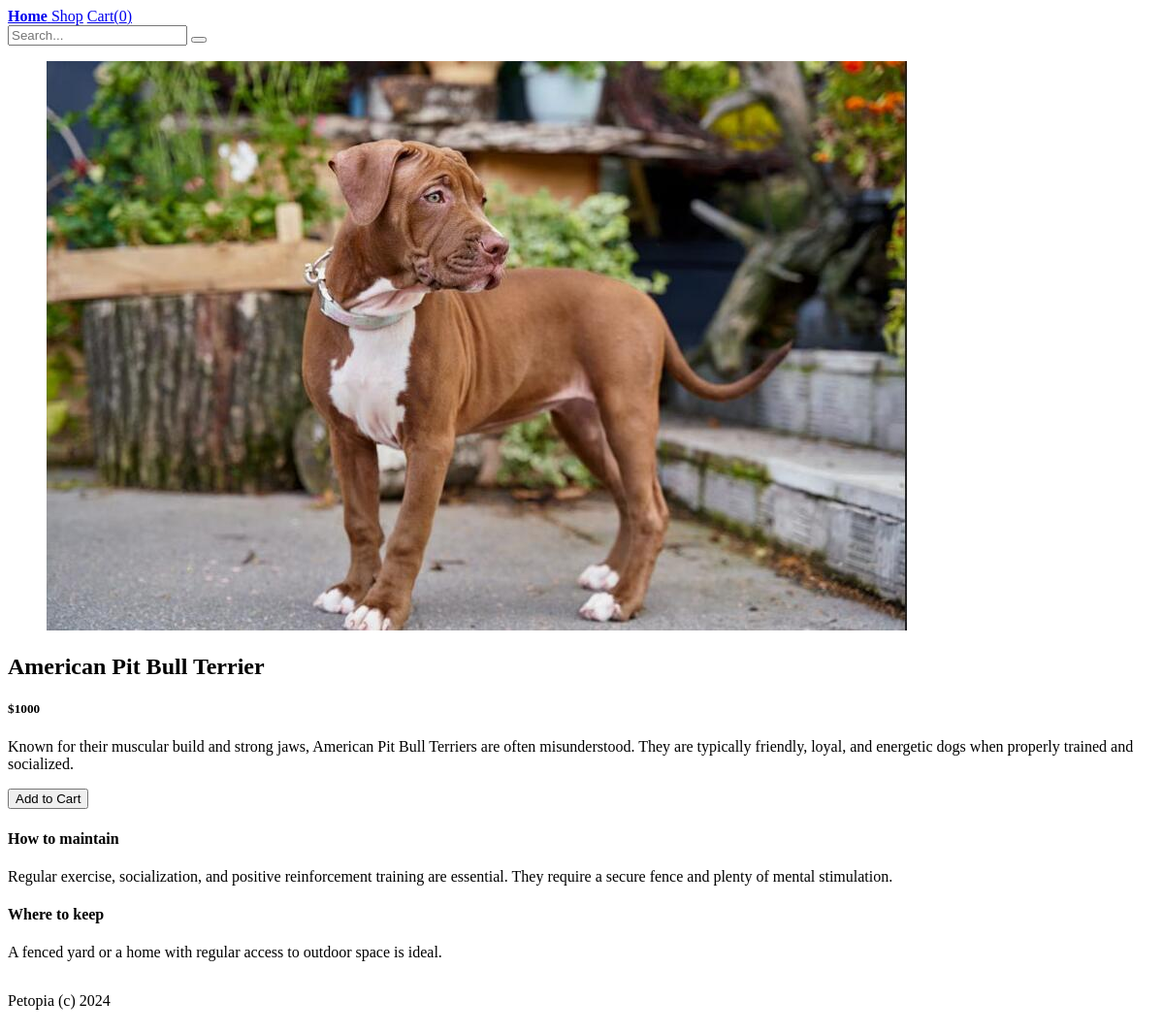
The app's page /details/terrier with its own data.
### petopia/shop/models.py (models this page shows, shortened)
class Product(db.Model):
    id = db.Column(db.Integer, primary_key=True)
    category_id = db.Column(db.Integer, db.ForeignKey('category.id', ondelete='CASCADE'), nullable=False, unique=False)
    category = db.relationship('Category', back_populates='products')
    name = db.Column(db.String(30), nullable=False, unique=True)
    slug = db.Column(db.String(300), nullable=False, unique=True)
    description = db.Column(db.Text, nullable=False, unique=False)
    how_to_maintain = db.Column(db.Text, nullable=True, unique=False)
    where_to_keep = db.Column(db.Text, nullable=True, unique=False)
    image = db.Column(db.String(128), nullable=True, unique=True)
    price = db.Column(db.Integer(), nullable=False, unique=False, default=1000)
    order_items = db.relationship('OrderItem', back_populates='products', cascade='all, delete, delete-orphan')

### petopia/shop/routes.py (the view)
@shop.route('/details/<slug>', methods=['POST', 'GET'])
def details(slug):
    product = Product.query.filter_by(slug=slug).first_or_404()
    if request.method == 'POST':
        item = request.form.get('product_id', None)
        if item:
            cart = Cart(session)
            cart.add_or_update(item)
        return render_template('parts/cart_menu.html')
    return render_template('details.html', product=product)

### petopia/__init__.py (called while the page is built)
@app.context_processor
def cart_context():
    cart_obj = Cart(session)
    return dict(cart_context=cart_obj)

### petopia/shop/models.py (called while the page is built)
    def __len__(self):
        return sum(int(item['quantity']) for item in self.cart.values())

### petopia/templates/details.html (shortened to what this page needs)
{% extends 'base.html' %}
{% block content %}
<div class="my-2 py-2">
  <div class="columns">
    <div class="column col-6 col-md-12">
      {% if product.image %}
        <figure class="figure">
          <img loading="lazy" class="img-responsive img-fit-cover" src="{{url_for('static', filename=product.image)}}">
        </figure>
      {% endif %}
    </div>
    <div class="column col-6 col-md-12">
      <div class="container">
        <div class="my-2 py-2">
          <h2>{{product.name}}</h2>
          <h5>${{product.price}}</h5>
          <p>{{product.description}}</p>
        </div>
      </div>
    </div>
  </div>
  <div class="my-2 py-2">
    <form
      hx-post="{{url_for('shop.details', slug=product.slug)}}"
      hx-target="#cartMenu"
      hx-swap="outerHTML"
    >
      <button type="submit" class="btn btn-primary">Add to Cart</button>
    </form>
  </div>
  <div class="columns py-2">
    <div class="column col-12">
      {% if product.how_to_maintain %}
        <h4>How to maintain</h4>
        <p>{{product.how_to_maintain}}</p>
      {% endif %}
    </div>
    <div class="column col-12">
      {% if product.where_to_keep %}
        <h4>Where to keep</h4>
        <p>{{product.where_to_keep}}</p>
      {% endif %}
    </div>
  </div>
</div>
{% endblock content %}

### records on screen
Product: image (picture), name "American Pit Bull Terrier", price "1000", description "Known for their muscular build and strong jaws, American Pit Bull Terriers are often misunderstood. They are typically friendly, loyal, and energetic dogs when properly trained and socialized.", how_to_maintain "Regular exercise, socialization, and positive reinforcement training are essential. They require a secure fence and plenty of mental stimulation.", where_to_keep "A fenced yard or a home with regular access to outdoor space is ideal."

### other values on screen
{{ cart_context|length }} "0"
